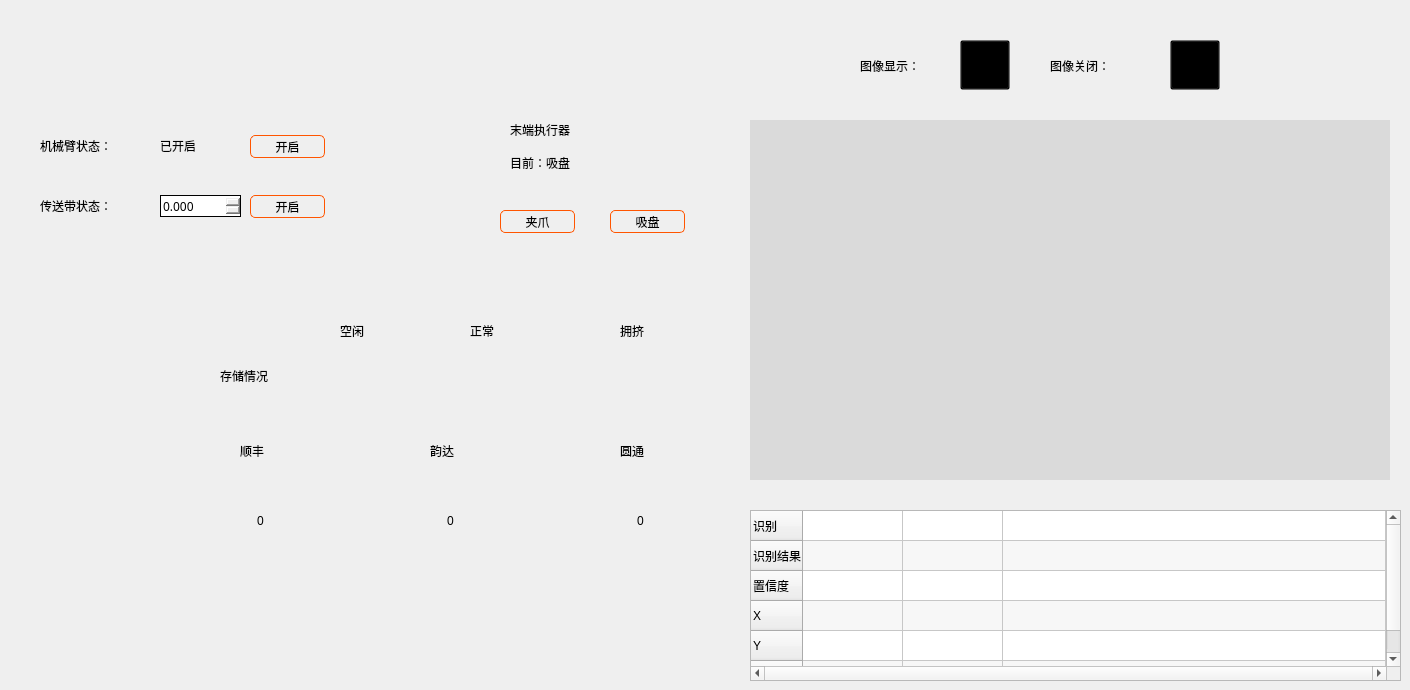
     <widget class="QWidget" name="tab_1_14">
      <attribute name="title">
       <string>工作台现状</string>
      </attribute>
      <widget class="QLabel" name="label_109">
       <property name="geometry">
        <rect>
         <x>860</x>
         <y>40</y>
         <width>91</width>
         <height>51</height>
        </rect>
       </property>
       <property name="styleSheet">
        <string notr="true">
font: 14pt &quot;微软雅黑&quot;;
</string>
       </property>
       <property name="text">
        <string>图像显示：</string>
       </property>
      </widget>
      <widget class="QTableWidget" name="tableWidget1_4">
       <property name="geometry">
        <rect>
         <x>750</x>
         <y>510</y>
         <width>651</width>
         <height>171</height>
        </rect>
       </property>
       <property name="autoFillBackground">
        <bool>true</bool>
       </property>
       <property name="styleSheet">
        <string notr="true">color: rgb(0, 0, 0);</string>
       </property>
       <property name="lineWidth">
        <number>1</number>
       </property>
       <property name="midLineWidth">
        <number>0</number>
       </property>
       <property name="verticalScrollBarPolicy">
        <enum>Qt::ScrollBarPolicy::ScrollBarAlwaysOn</enum>
       </property>
       <property name="horizontalScrollBarPolicy">
        <enum>Qt::ScrollBarPolicy::ScrollBarAlwaysOn</enum>
       </property>
       <property name="sizeAdjustPolicy">
        <enum>QAbstractScrollArea::SizeAdjustPolicy::AdjustToContentsOnFirstShow</enum>
       </property>
       <property name="defaultDropAction">
        <enum>Qt::DropAction::IgnoreAction</enum>
       </property>
       <property name="alternatingRowColors">
        <bool>true</bool>
       </property>
       <property name="textElideMode">
        <enum>Qt::TextElideMode::ElideMiddle</enum>
       </property>
       <property name="horizontalScrollMode">
        <enum>QAbstractItemView::ScrollMode::ScrollPerItem</enum>
       </property>
       <property name="showGrid">
        <bool>true</bool>
       </property>
       <property name="sortingEnabled">
        <bool>false</bool>
       </property>
       <property name="wordWrap">
        <bool>true</bool>
       </property>
       <attribute name="horizontalHeaderVisible">
        <bool>false</bool>
       </attribute>
       <attribute name="horizontalHeaderCascadingSectionResizes">
        <bool>true</bool>
       </attribute>
       <attribute name="horizontalHeaderDefaultSectionSize">
        <number>100</number>
       </attribute>
       <attribute name="horizontalHeaderHighlightSections">
        <bool>true</bool>
       </attribute>
       <attribute name="horizontalHeaderShowSortIndicator" stdset="0">
        <bool>false</bool>
       </attribute>
       <attribute name="horizontalHeaderStretchLastSection">
        <bool>true</bool>
       </attribute>
       <attribute name="verticalHeaderCascadingSectionResizes">
        <bool>true</bool>
       </attribute>
       <attribute name="verticalHeaderHighlightSections">
        <bool>true</bool>
       </attribute>
       <attribute name="verticalHeaderShowSortIndicator" stdset="0">
        <bool>false</bool>
       </attribute>
       <attribute name="verticalHeaderStretchLastSection">
        <bool>true</bool>
       </attribute>
       <row>
        <property name="text">
         <string>识别</string>
        </property>
       </row>
       <row>
        <property name="text">
         <string>识别结果</string>
        </property>
       </row>
       <row>
        <property name="text">
         <string>置信度</string>
        </property>
       </row>
       <row>
        <property name="text">
         <string>X</string>
        </property>
       </row>
       <row>
        <property name="text">
         <string>Y</string>
        </property>
       </row>
       <row>
        <property name="text">
         <string>Z</string>
        </property>
       </row>
       <column>
        <property name="text">
         <string>对象1</string>
        </property>
       </column>
       <column>
        <property name="text">
         <string>对象2</string>
        </property>
       </column>
       <column>
        <property name="text">
         <string>对象3</string>
        </property>
       </column>
      </widget>
      <widget class="QWidget" name="widget_21" native="true">
       <property name="geometry">
        <rect>
         <x>20</x>
         <y>100</y>
         <width>341</width>
         <height>161</height>
        </rect>
       </property>
       <property name="styleSheet">
        <string notr="true">QWidget{
border:2px solid
}
border-color: rgb(207, 207, 207);
color: rgb(0, 0, 0);</string>
       </property>
       <widget class="QLabel" name="label_110">
        <property name="geometry">
         <rect>
          <x>20</x>
          <y>80</y>
          <width>111</width>
          <height>51</height>
         </rect>
        </property>
        <property name="styleSheet">
         <string notr="true">
                      font: 14pt &quot;微软雅黑&quot;;
                      border:0px solid
                  </string>
        </property>
        <property name="text">
         <string>传送带状态：</string>
        </property>
       </widget>
       <widget class="QDoubleSpinBox" name="set_pipeline_v_4">
        <property name="geometry">
         <rect>
          <x>140</x>
          <y>95</y>
          <width>81</width>
          <height>22</height>
         </rect>
        </property>
        <property name="font">
         <font>
          <family>Microsoft YaHei</family>
          <pointsize>9</pointsize>
         </font>
        </property>
        <property name="styleSheet">
         <string notr="true">
                      border:1px solid
                  </string>
        </property>
        <property name="decimals">
         <number>3</number>
        </property>
        <property name="singleStep">
         <double>0.100000000000000</double>
        </property>
        <property name="stepType">
         <enum>QAbstractSpinBox::StepType::DefaultStepType</enum>
        </property>
       </widget>
       <widget class="QPushButton" name="open_or_close_robot_4">
        <property name="geometry">
         <rect>
          <x>230</x>
          <y>35</y>
          <width>75</width>
          <height>23</height>
         </rect>
        </property>
        <property name="styleSheet">
         <string notr="true">
                      QPushButton{
                      background:transparent;
                      font: 14pt &quot;微软雅黑&quot;;
                      border:1px solid;
                      border-color: rgb(255, 85, 0);
                      border-radius:5;
                      }


                      QPushButton::hover{background:rgba(0, 0, 0,170)}
                  </string>
        </property>
        <property name="text">
         <string>开启</string>
        </property>
       </widget>
       <widget class="QLabel" name="state_robot_4">
        <property name="geometry">
         <rect>
          <x>140</x>
          <y>20</y>
          <width>111</width>
          <height>51</height>
         </rect>
        </property>
        <property name="styleSheet">
         <string notr="true">
                      font: 14pt &quot;微软雅黑&quot;;
                      border:0px solid
                  </string>
        </property>
        <property name="text">
         <string>已开启</string>
        </property>
       </widget>
       <widget class="QPushButton" name="open_or_close_pipeline_4">
        <property name="geometry">
         <rect>
          <x>230</x>
          <y>95</y>
          <width>75</width>
          <height>23</height>
         </rect>
        </property>
        <property name="styleSheet">
         <string notr="true">
                      QPushButton{
                      background:transparent;
                      font: 14pt &quot;微软雅黑&quot;;
                      border:1px solid;
                      border-color: rgb(255, 85, 0);
                      border-radius:5;
                      }


                      QPushButton::hover{background:rgba(0, 0, 0,170)}
                  </string>
        </property>
        <property name="text">
         <string>开启</string>
        </property>
       </widget>
       <widget class="QLabel" name="label_111">
        <property name="geometry">
         <rect>
          <x>20</x>
          <y>20</y>
          <width>111</width>
          <height>51</height>
         </rect>
        </property>
        <property name="styleSheet">
         <string notr="true">
font: 14pt &quot;微软雅黑&quot;;
border:0px solid
</string>
        </property>
        <property name="text">
         <string>机械臂状态：</string>
        </property>
       </widget>
      </widget>
      <widget class="QWidget" name="widget_22" native="true">
       <property name="geometry">
        <rect>
         <x>390</x>
         <y>100</y>
         <width>341</width>
         <height>161</height>
        </rect>
       </property>
       <property name="styleSheet">
        <string notr="true">QWidget{
border:2px solid
}
border-color: rgb(207, 207, 207);</string>
       </property>
       <widget class="QLabel" name="label_112">
        <property name="geometry">
         <rect>
          <x>120</x>
          <y>14</y>
          <width>131</width>
          <height>31</height>
         </rect>
        </property>
        <property name="styleSheet">
         <string notr="true">
font: 14pt &quot;微软雅黑&quot;;
border:0px solid
</string>
        </property>
        <property name="text">
         <string>末端执行器</string>
        </property>
       </widget>
       <widget class="QLabel" name="label_113">
        <property name="geometry">
         <rect>
          <x>10</x>
          <y>10</y>
          <width>80</width>
          <height>80</height>
         </rect>
        </property>
        <property name="styleSheet">
         <string notr="true">border:0px solid;
                   border-color: rgb(255, 85, 0);
               </string>
        </property>
        <property name="lineWidth">
         <number>0</number>
        </property>
        <property name="text">
         <string/>
        </property>
        <property name="pixmap">
         <pixmap resource="../resource/1.qrc">:/1/Robotic Arm.png</pixmap>
        </property>
        <property name="scaledContents">
         <bool>true</bool>
        </property>
       </widget>
       <widget class="QLabel" name="state_end_excutive_4">
        <property name="geometry">
         <rect>
          <x>120</x>
          <y>50</y>
          <width>131</width>
          <height>25</height>
         </rect>
        </property>
        <property name="styleSheet">
         <string notr="true">
                      font: 14pt &quot;微软雅黑&quot;;
                      border:0px solid
                  </string>
        </property>
        <property name="text">
         <string>目前：吸盘</string>
        </property>
       </widget>
       <widget class="QPushButton" name="choose_xipan_4">
        <property name="geometry">
         <rect>
          <x>220</x>
          <y>110</y>
          <width>75</width>
          <height>23</height>
         </rect>
        </property>
        <property name="styleSheet">
         <string notr="true">
                      QPushButton{
                      background:transparent;
                      font: 14pt &quot;微软雅黑&quot;;
                      border:1px solid;
                      border-color: rgb(255, 85, 0);
                      border-radius:5;
                      }


                      QPushButton::hover{background:rgba(0, 0, 0,170)}
                  </string>
        </property>
        <property name="text">
         <string>吸盘</string>
        </property>
       </widget>
       <widget class="QPushButton" name="choose_jiazhua_4">
        <property name="geometry">
         <rect>
          <x>110</x>
          <y>110</y>
          <width>75</width>
          <height>23</height>
         </rect>
        </property>
        <property name="styleSheet">
         <string notr="true">
                      QPushButton{
                      background:transparent;
                      font: 14pt &quot;微软雅黑&quot;;
                      border:1px solid;
                      border-color: rgb(255, 85, 0);
                      border-radius:5;
                      }


                      QPushButton::hover{background:rgba(0, 0, 0,170)}
</string>
        </property>
        <property name="text">
         <string>夹爪</string>
        </property>
       </widget>
      </widget>
      <widget class="QLabel" name="label_114">
       <property name="geometry">
        <rect>
         <x>760</x>
         <y>20</y>
         <width>80</width>
         <height>80</height>
        </rect>
       </property>
       <property name="text">
        <string/>
       </property>
       <property name="pixmap">
        <pixmap resource="../resource/1.qrc">:/1/发布.png</pixmap>
       </property>
       <property name="scaledContents">
        <bool>true</bool>
       </property>
      </widget>
      <widget class="QPushButton" name="open_video1_4">
       <property name="geometry">
        <rect>
         <x>960</x>
         <y>40</y>
         <width>50</width>
         <height>50</height>
        </rect>
       </property>
       <property name="styleSheet">
        <string notr="true">QPushButton{background:transparent}

QPushButton::hover{background:rgba(0, 0, 0,170)}</string>
       </property>
       <property name="text">
        <string/>
       </property>
       <property name="icon">
        <iconset resource="../resource/1.qrc">
         <normaloff>:/1/摄像头.png</normaloff>:/1/摄像头.png</iconset>
       </property>
       <property name="iconSize">
        <size>
         <width>48</width>
         <height>48</height>
        </size>
       </property>
       <property name="checkable">
        <bool>true</bool>
       </property>
      </widget>
      <widget class="QPushButton" name="close_video1_4">
       <property name="geometry">
        <rect>
         <x>1170</x>
         <y>40</y>
         <width>50</width>
         <height>50</height>
        </rect>
       </property>
       <property name="styleSheet">
        <string notr="true">QPushButton{background:transparent}

QPushButton::hover{background:rgba(0, 0, 0,170)}</string>
       </property>
       <property name="text">
        <string/>
       </property>
       <property name="icon">
        <iconset resource="../resource/1.qrc">
         <normaloff>:/1/摄像头_关闭.png</normaloff>:/1/摄像头_关闭.png</iconset>
       </property>
       <property name="iconSize">
        <size>
         <width>48</width>
         <height>48</height>
        </size>
       </property>
       <property name="checkable">
        <bool>true</bool>
       </property>
      </widget>
      <widget class="QLabel" name="video1_4">
       <property name="geometry">
        <rect>
         <x>750</x>
         <y>120</y>
         <width>640</width>
         <height>360</height>
        </rect>
       </property>
       <property name="styleSheet">
        <string notr="true">background:rgb(218, 218, 218)</string>
       </property>
       <property name="text">
        <string/>
       </property>
      </widget>
      <widget class="QLabel" name="label_115">
       <property name="geometry">
        <rect>
         <x>1050</x>
         <y>40</y>
         <width>101</width>
         <height>51</height>
        </rect>
       </property>
       <property name="styleSheet">
        <string notr="true">
                     font: 14pt &quot;微软雅黑&quot;;
                 </string>
       </property>
       <property name="text">
        <string>图像关闭：</string>
       </property>
      </widget>
      <widget class="QWidget" name="widget_23" native="true">
       <property name="geometry">
        <rect>
         <x>20</x>
         <y>290</y>
         <width>711</width>
         <height>391</height>
        </rect>
       </property>
       <property name="styleSheet">
        <string notr="true">QWidget{
border:2px solid
}
border-color: rgb(207, 207, 207);</string>
       </property>
       <widget class="QLabel" name="label_116">
        <property name="geometry">
         <rect>
          <x>10</x>
          <y>10</y>
          <width>161</width>
          <height>171</height>
         </rect>
        </property>
        <property name="styleSheet">
         <string notr="true">border:0px solid;
                   border-color: rgb(255, 85, 0);
               </string>
        </property>
        <property name="lineWidth">
         <number>0</number>
        </property>
        <property name="text">
         <string/>
        </property>
        <property name="pixmap">
         <pixmap resource="../resource/1.qrc">:/1/仓库库存.png</pixmap>
        </property>
        <property name="scaledContents">
         <bool>true</bool>
        </property>
       </widget>
       <widget class="QLabel" name="label_117">
        <property name="geometry">
         <rect>
          <x>200</x>
          <y>60</y>
          <width>81</width>
          <height>51</height>
         </rect>
        </property>
        <property name="styleSheet">
         <string notr="true">
font: 14pt &quot;微软雅黑&quot;;
border:0px solid
</string>
        </property>
        <property name="text">
         <string>存储情况</string>
        </property>
       </widget>
       <widget class="QLabel" name="state_shunfeng_4">
        <property name="geometry">
         <rect>
          <x>190</x>
          <y>110</y>
          <width>100</width>
          <height>100</height>
         </rect>
        </property>
        <property name="text">
         <string/>
        </property>
        <property name="pixmap">
         <pixmap resource="../resource/1.qrc">:/1/圆角矩形 (1).png</pixmap>
        </property>
        <property name="scaledContents">
         <bool>true</bool>
        </property>
       </widget>
       <widget class="QLabel" name="state_yunda_4">
        <property name="geometry">
         <rect>
          <x>380</x>
          <y>110</y>
          <width>100</width>
          <height>100</height>
         </rect>
        </property>
        <property name="text">
         <string/>
        </property>
        <property name="pixmap">
         <pixmap resource="../resource/1.qrc">:/1/圆角矩形 (1).png</pixmap>
        </property>
        <property name="scaledContents">
         <bool>true</bool>
        </property>
       </widget>
       <widget class="QLabel" name="state_yuantong_4">
        <property name="geometry">
         <rect>
          <x>570</x>
          <y>110</y>
          <width>100</width>
          <height>100</height>
         </rect>
        </property>
        <property name="text">
         <string/>
        </property>
        <property name="pixmap">
         <pixmap resource="../resource/1.qrc">:/1/圆角矩形 (1).png</pixmap>
        </property>
        <property name="scaledContents">
         <bool>true</bool>
        </property>
       </widget>
       <widget class="QLabel" name="label_118">
        <property name="geometry">
         <rect>
          <x>190</x>
          <y>250</y>
          <width>100</width>
          <height>100</height>
         </rect>
        </property>
        <property name="text">
         <string/>
        </property>
        <property name="pixmap">
         <pixmap resource="../resource/1.qrc">:/1/圆角矩形 (1).png</pixmap>
        </property>
        <property name="scaledContents">
         <bool>true</bool>
        </property>
       </widget>
       <widget class="QLabel" name="label_119">
        <property name="geometry">
         <rect>
          <x>380</x>
          <y>250</y>
          <width>100</width>
          <height>100</height>
         </rect>
        </property>
        <property name="text">
         <string/>
        </property>
        <property name="pixmap">
         <pixmap resource="../resource/1.qrc">:/1/圆角矩形 (1).png</pixmap>
        </property>
        <property name="scaledContents">
         <bool>true</bool>
        </property>
       </widget>
       <widget class="QLabel" name="label_120">
        <property name="geometry">
         <rect>
          <x>570</x>
          <y>250</y>
          <width>100</width>
          <height>100</height>
         </rect>
        </property>
        <property name="text">
         <string/>
        </property>
        <property name="pixmap">
         <pixmap resource="../resource/1.qrc">:/1/圆角矩形 (1).png</pixmap>
        </property>
        <property name="scaledContents">
         <bool>true</bool>
        </property>
       </widget>
       <widget class="QLabel" name="label_121">
        <property name="geometry">
         <rect>
          <x>260</x>
          <y>20</y>
          <width>40</width>
          <height>40</height>
         </rect>
        </property>
        <property name="styleSheet">
         <string notr="true">border:0px solid
</string>
        </property>
        <property name="text">
         <string/>
        </property>
        <property name="pixmap">
         <pixmap resource="../resource/1.qrc">:/1/圆角矩形 (1).png</pixmap>
        </property>
        <property name="scaledContents">
         <bool>true</bool>
        </property>
       </widget>
       <widget class="QLabel" name="label_122">
        <property name="geometry">
         <rect>
          <x>390</x>
          <y>20</y>
          <width>40</width>
          <height>40</height>
         </rect>
        </property>
        <property name="styleSheet">
         <string notr="true">border:0px solid
</string>
        </property>
        <property name="text">
         <string/>
        </property>
        <property name="pixmap">
         <pixmap resource="../resource/1.qrc">:/1/圆角矩形.png</pixmap>
        </property>
        <property name="scaledContents">
         <bool>true</bool>
        </property>
       </widget>
       <widget class="QLabel" name="label_123">
        <property name="geometry">
         <rect>
          <x>540</x>
          <y>20</y>
          <width>40</width>
          <height>40</height>
         </rect>
        </property>
        <property name="styleSheet">
         <string notr="true">border:0px solid
</string>
        </property>
        <property name="text">
         <string/>
        </property>
        <property name="pixmap">
         <pixmap resource="../resource/1.qrc">:/1/圆角矩形 (2).png</pixmap>
        </property>
        <property name="scaledContents">
         <bool>true</bool>
        </property>
       </widget>
       <widget class="QLabel" name="label_124">
        <property name="geometry">
         <rect>
          <x>320</x>
          <y>15</y>
          <width>41</width>
          <height>51</height>
         </rect>
        </property>
        <property name="styleSheet">
         <string notr="true">
font: 14pt &quot;微软雅黑&quot;;
border:0px solid
</string>
        </property>
        <property name="text">
         <string>空闲</string>
        </property>
       </widget>
       <widget class="QLabel" name="label_125">
        <property name="geometry">
         <rect>
          <x>600</x>
          <y>15</y>
          <width>41</width>
          <height>51</height>
         </rect>
        </property>
        <property name="styleSheet">
         <string notr="true">
font: 14pt &quot;微软雅黑&quot;;
border:0px solid
</string>
        </property>
        <property name="text">
         <string>拥挤</string>
        </property>
       </widget>
       <widget class="QLabel" name="label_126">
        <property name="geometry">
         <rect>
          <x>450</x>
          <y>15</y>
          <width>41</width>
          <height>51</height>
         </rect>
        </property>
        <property name="styleSheet">
         <string notr="true">
font: 14pt &quot;微软雅黑&quot;;
border:0px solid
</string>
        </property>
        <property name="text">
         <string>正常</string>
        </property>
       </widget>
       <widget class="QLabel" name="label_127">
        <property name="geometry">
         <rect>
          <x>220</x>
          <y>140</y>
          <width>41</width>
          <height>41</height>
         </rect>
        </property>
        <property name="styleSheet">
         <string notr="true">
font: 14pt &quot;微软雅黑&quot;;
border:0px solid
</string>
        </property>
        <property name="text">
         <string>顺丰</string>
        </property>
       </widget>
       <widget class="QLabel" name="label_128">
        <property name="geometry">
         <rect>
          <x>410</x>
          <y>140</y>
          <width>41</width>
          <height>41</height>
         </rect>
        </property>
        <property name="styleSheet">
         <string notr="true">
font: 14pt &quot;微软雅黑&quot;;
border:0px solid
</string>
        </property>
        <property name="text">
         <string>韵达</string>
        </property>
       </widget>
       <widget class="QLabel" name="label_129">
        <property name="geometry">
         <rect>
          <x>600</x>
          <y>140</y>
          <width>41</width>
          <height>41</height>
         </rect>
        </property>
        <property name="styleSheet">
         <string notr="true">
font: 14pt &quot;微软雅黑&quot;;
border:0px solid
</string>
        </property>
        <property name="text">
         <string>圆通</string>
        </property>
       </widget>
       <widget class="QLabel" name="num_shunfeng_4">
        <property name="geometry">
         <rect>
          <x>220</x>
          <y>210</y>
          <width>41</width>
          <height>41</height>
         </rect>
        </property>
        <property name="styleSheet">
         <string notr="true">
font: 14pt &quot;微软雅黑&quot;;
border:0px solid
</string>
        </property>
        <property name="text">
         <string>0</string>
        </property>
        <property name="scaledContents">
         <bool>true</bool>
        </property>
        <property name="alignment">
         <set>Qt::AlignmentFlag::AlignCenter</set>
        </property>
       </widget>
       <widget class="QLabel" name="num_yunda_4">
        <property name="geometry">
         <rect>
          <x>410</x>
          <y>210</y>
          <width>41</width>
          <height>41</height>
         </rect>
        </property>
        <property name="styleSheet">
         <string notr="true">
font: 14pt &quot;微软雅黑&quot;;
border:0px solid
</string>
        </property>
        <property name="text">
         <string>0</string>
        </property>
        <property name="scaledContents">
         <bool>true</bool>
        </property>
        <property name="alignment">
         <set>Qt::AlignmentFlag::AlignCenter</set>
        </property>
       </widget>
       <widget class="QLabel" name="num_yuantong_4">
        <property name="geometry">
         <rect>
          <x>600</x>
          <y>210</y>
          <width>41</width>
          <height>41</height>
         </rect>
        </property>
        <property name="styleSheet">
         <string notr="true">
font: 14pt &quot;微软雅黑&quot;;
border:0px solid
</string>
        </property>
        <property name="text">
         <string>0</string>
        </property>
        <property name="scaledContents">
         <bool>true</bool>
        </property>
        <property name="alignment">
         <set>Qt::AlignmentFlag::AlignCenter</set>
        </property>
       </widget>
      </widget>
     </widget>
